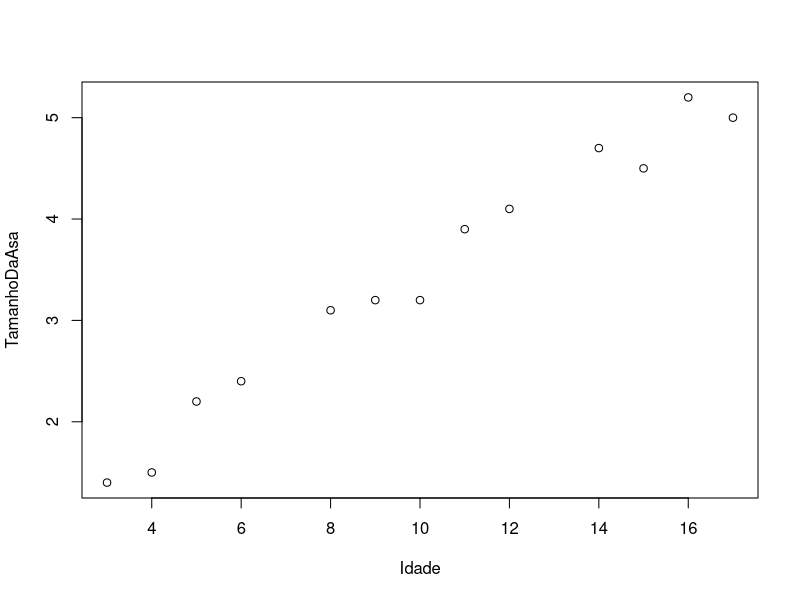
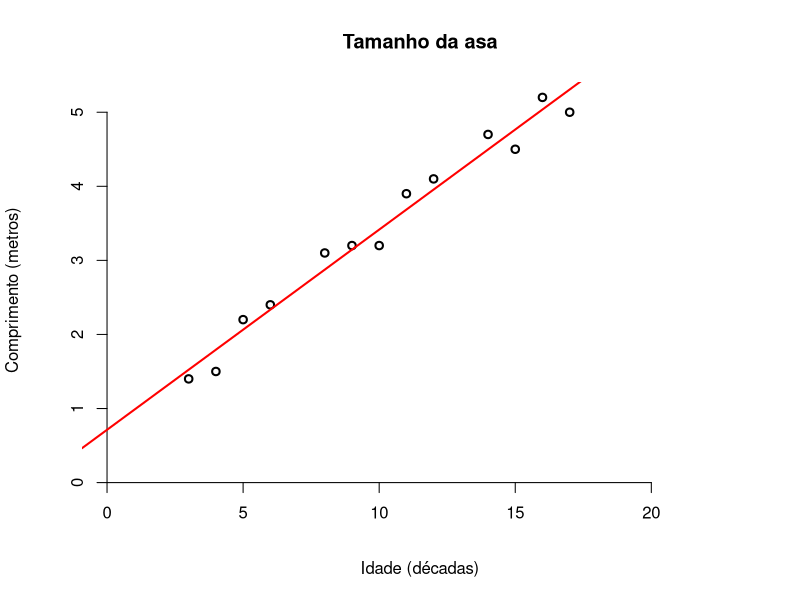
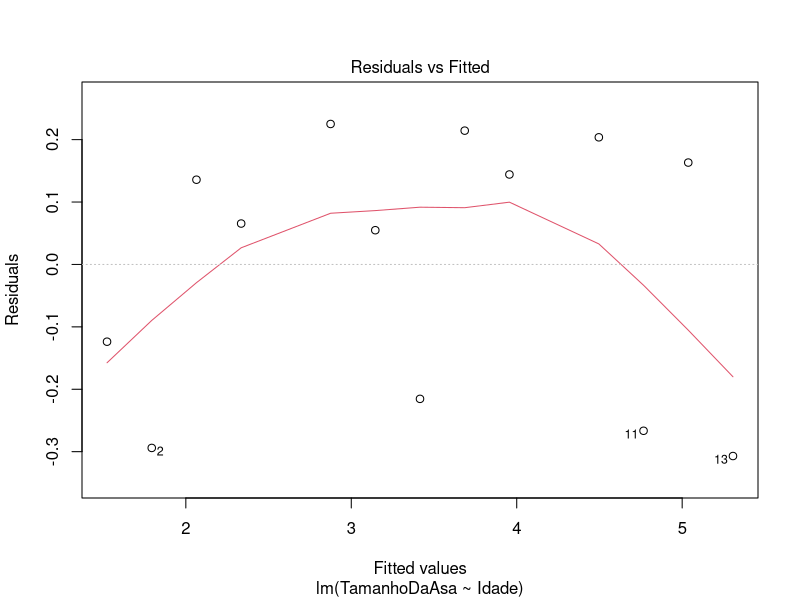
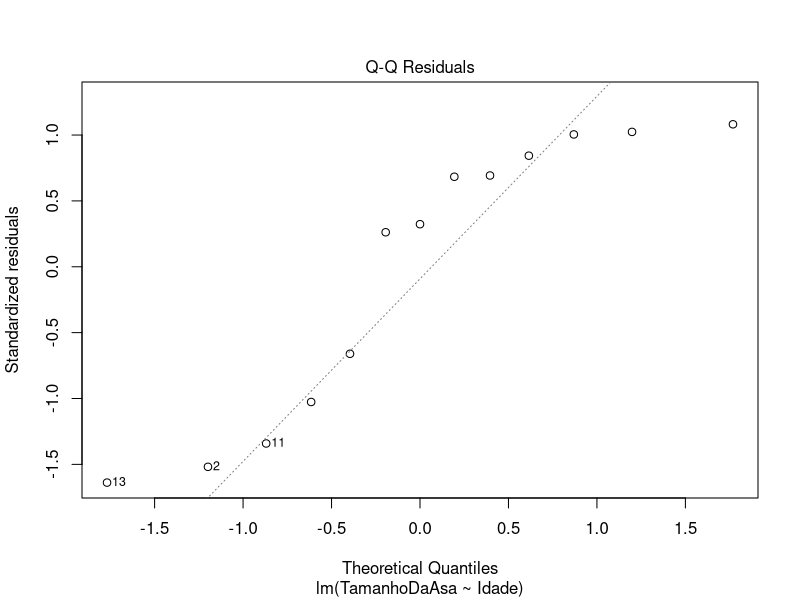
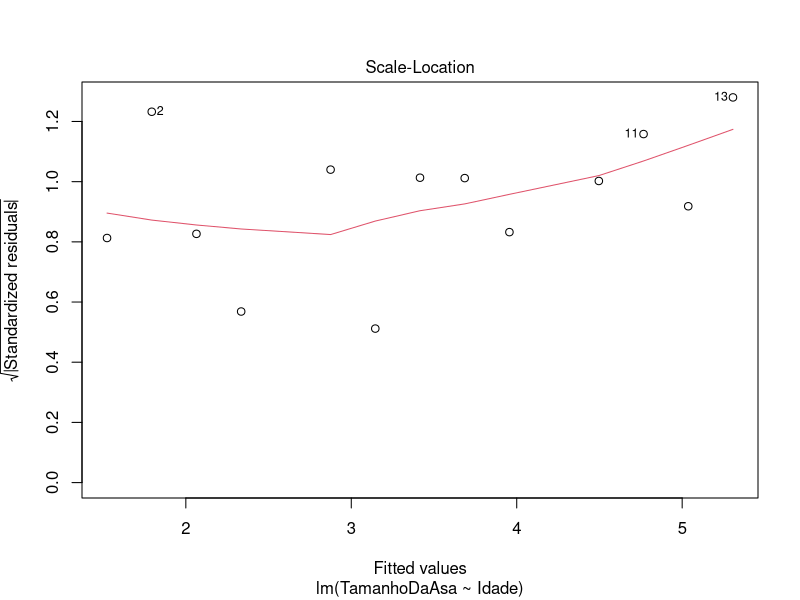
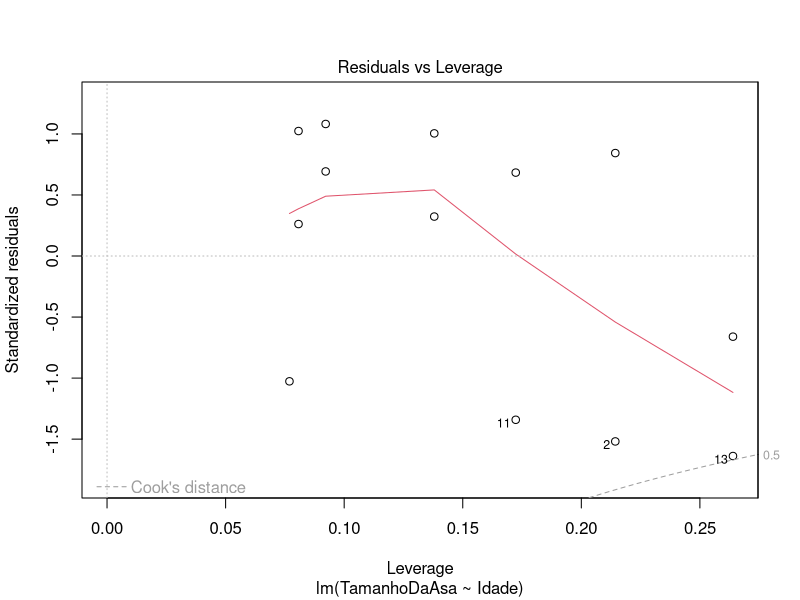
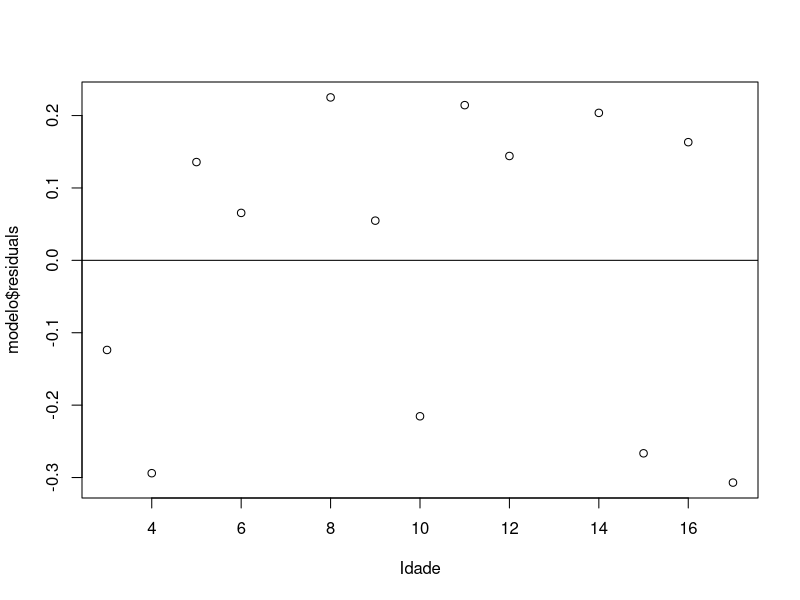
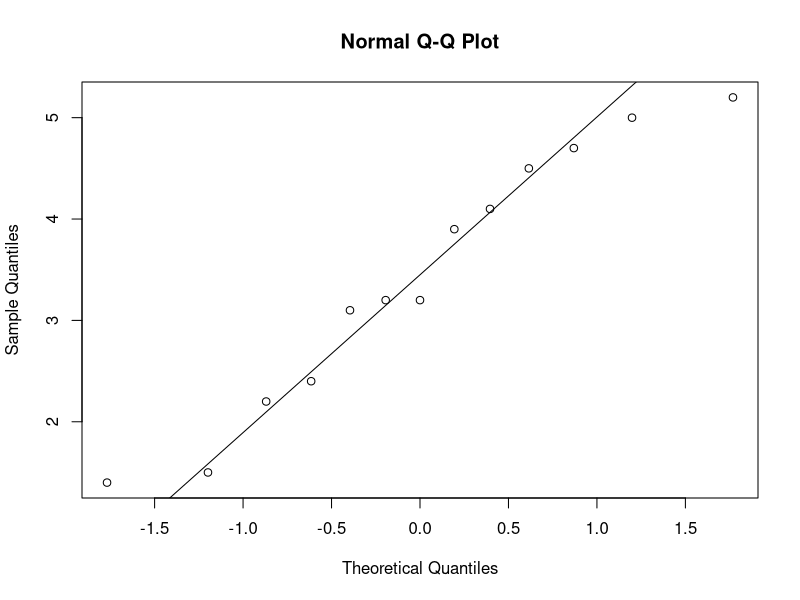

Write R code to recreate these figures, in order.
Idade = c(3.0, 4.0, 5.0, 6.0, 8.0, 9.0, 10.0, 11.0, 12.0, 14.0, 15.0, 16.0, 17.0)
TamanhoDaAsa = c(1.4, 1.5, 2.2, 2.4, 3.1, 3.2, 3.2, 3.9, 4.1, 4.7, 4.5, 5.2, 5.0)

plot(x = Idade, y = TamanhoDaAsa)  
  modelo = lm(TamanhoDaAsa~Idade)  
  summary(modelo)  
  
  media.Idade = mean(Idade)  
  media.TamanhoDaAsa = mean(TamanhoDaAsa)  
  desvio.quadrado.Idade = (Idade - media.Idade)^2  
  desvio.quadrado.TamanhoDaAsa = (TamanhoDaAsa - media.TamanhoDaAsa)^2  
  ss.Idade = sum(desvio.quadrado.Idade)  
  produto.cruzado = (Idade - media.Idade) * (TamanhoDaAsa - media.TamanhoDaAsa)  
  ss.prod.cruz = sum(produto.cruzado)  
  b = ss.prod.cruz/ss.Idade  
  a = media.TamanhoDaAsa- b * media.Idade  
  TamanhoDaAsa.previsto = a + b * Idade  
  ss.t = sum(desvio.quadrado.TamanhoDaAsa)  
  desvio.quadrado.previsto = (TamanhoDaAsa.previsto - media.TamanhoDaAsa)^2  
  ss.regressao = sum(desvio.quadrado.previsto)  
  desvio.quadrado.residuo = (TamanhoDaAsa.previsto - TamanhoDaAsa)^2  
  ss.residuo = sum(desvio.quadrado.residuo)  
  df.regressao = 1  
  df.residuo = length(Idade) - 2  
  ms.regressao = ss.regressao / df.regressao  
  ms.residuo = ss.residuo / df.residuo  
  f = ms.regressao/ms.residuo  
  r.quad = ss.regressao/ss.residuo  
  
   plot(TamanhoDaAsa ~ Idade, xlab = "Idade (décadas)",  
     ylab = "Comprimento (metros)",  
     main = "Tamanho da asa"  
     , bty = "n"  
     , xlim = c(0, 23)  
     , ylim = c(0, max(TamanhoDaAsa))  
     , lwd = 2  
     , yaxt = "n"  
     , xaxt = "n"  
     )  
  axis(1, pos = 0)  
  axis(2, pos = 0)  
  abline(a = a, b = b, col = "red", lwd = 2)  
  anova(modelo)  
  coefficients(modelo)  
  plot(modelo)  
  summary(modelo)  
  plot(Idade, modelo$residuals)  
  abline(h = 0)  
  
  test.dist = rnorm(length(TamanhoDaAsa), mean = media.TamanhoDaAsa, sd = sqrt(var(TamanhoDaAsa)))  
  qqnorm(TamanhoDaAsa); qqline(TamanhoDaAsa)  
  hist(modelo$residuals)  
  df <- summary(modelo)$fstatistic  
  curve(df(x, df1 = df[2], df2 = df[3]), from = 0, to = 20, xlab = "F", bty = "l", ylab = "")  
  abline(v = 12.04, col = "red")  
  f.crit = qf(.95, df1 = df[2], df2 = df[3])  
  abline(v = f.crit, col = "blue")  
  qt(1-0.05/2, df.residuo)  
  confint.lm(modelo)  
  prd<-predict(modelo, newdata = data.frame(Idade), interval = c("confidence"), level = 0.95, type = "response") 
